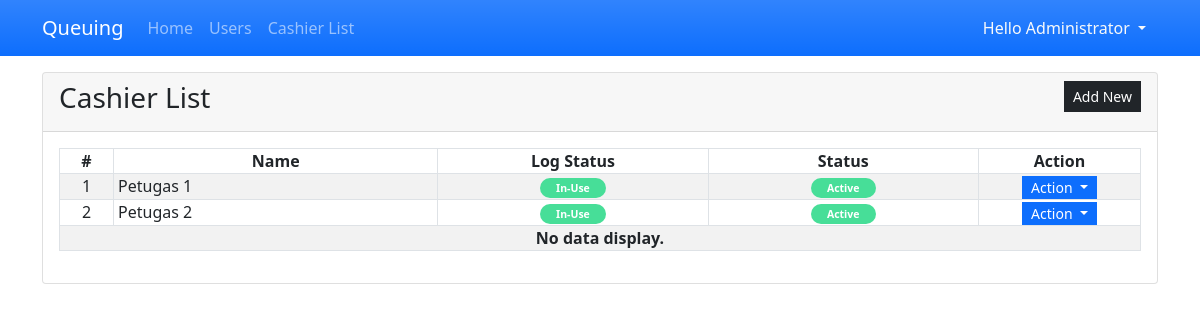
The app's page /?page=cashiers (signed in), older data.
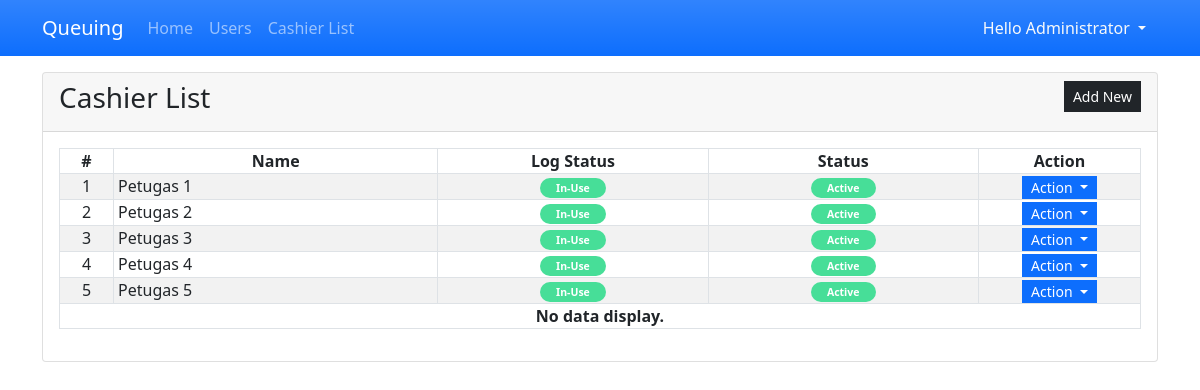
The same page, newer data.
### tables this page shows
CREATE TABLE `cashier_list` (
            `cashier_id` INTEGER NOT NULL PRIMARY KEY AUTOINCREMENT,
            `name` TEXT NOT NULL,
            `log_status` INTEGER NOT NULL DEFAULT 0,
            `status` INTEGER NOT NULL DEFAULT 1
        );

### cashiers.php (the view, shortened to what this page needs)
<div class="card">
    <div class="card-header d-flex justify-content-between">
        <h3 class="card-title">Cashier List</h3>
        <div class="card-tools align-middle">
            <button class="btn btn-dark btn-sm py-1 rounded-0" type="button" id="create_new">Add New</button>
        </div>
    </div>
    <div class="card-body">
        <table class="table table-hover table-striped table-bordered">
            <colgroup>
                <col width="5%">
                <col width="30%">
                <col width="25%">
                <col width="25%">
                <col width="15%">
            </colgroup>
            <thead>
                <tr>
                    <th class="text-center p-0">#</th>
                    <th class="text-center p-0">Name</th>
                    <th class="text-center p-0">Log Status</th>
                    <th class="text-center p-0">Status</th>
                    <th class="text-center p-0">Action</th>
                </tr>
            </thead>
            <tbody>
                <?php
                $sql = "SELECT * FROM `cashier_list`  order by `name` asc";
                $qry = $conn->query($sql);
                $i = 1;
                    while($row = $qry->fetchArray()):
                ?>
                <tr>
                    <td class="text-center p-0"><?php echo $i++; ?></td>
                    <td class="py-0 px-1"><?php echo $row['name'] ?></td>
                    <td class="py-0 px-1 text-center">
                        <?php
                            if($row['log_status'] == 1){
                                echo  '<span class="py-1 px-3 badge rounded-pill bg-success"><small>In-Use</small></span>';
                            }else{
                                echo  '<span class="py-1 px-3 badge rounded-pill bg-danger"><small>Not In-Use</small></span>';
                            }
                        ?>
                    </td>
                    <td class="py-0 px-1 text-center">
                        <?php
                            if($row['status'] == 1){
                                echo  '<span class="py-1 px-3 badge rounded-pill bg-success"><small>Active</small></span>';
                            }else{
                                echo  '<span class="py-1 px-3 badge rounded-pill bg-danger"><small>In-Active</small></span>';
                            }
                        ?>
                    </td>
                    <th class="text-center py-0 px-1">
                        <div class="btn-group" role="group">
                            <button id="btnGroupDrop1" type="button" class="btn btn-primary dropdown-toggle btn-sm rounded-0 py-0" data-bs-toggle="dropdown" aria-expanded="false">
                            Action
                            </button>
                        </div>
                    </th>
                </tr>
                <?php endwhile; ?>
                <?php if(!$qry->fetchArray()): ?>
                    <tr>
                        <th class="text-center p-0" colspan="5">No data display.</th>
                    </tr>
                <?php endif; ?>
            </tbody>
        </table>
    </div>
</div>

### index.php (shortened to what this page needs)
<?php
$page = isset($_GET['page']) ? $_GET['page'] : 'home';
?>
<!DOCTYPE html>
<html lang="en">
<head>
    <link rel="stylesheet" href="./Font-Awesome-master/css/all.min.css">
    <link rel="stylesheet" href="./css/bootstrap.min.css">
    <link rel="stylesheet" href="./select2/css/select2.min.css">
    <link rel="stylesheet" href="./DataTables/datatables.min.css">
</head>
<body>
    <main>
    <nav class="navbar navbar-expand-lg navbar-dark bg-primary bg-gradient" id="topNavBar">
        <div class="container">
            <a class="navbar-brand" href="./">
            Queuing
            </a>
            <div class="collapse navbar-collapse" id="navbarNav">
                <ul class="navbar-nav">
                    <li class="nav-item">
                        <a class="nav-link <?php echo ($page == 'home')? 'active' : '' ?>" aria-current="page" href="./">Home</a>
                    </li>
                    <li class="nav-item">
                        <a class="nav-link <?php echo ($page == 'users')? 'active' : '' ?>" aria-current="page" href="./?page=users">Users</a>
                    </li>
                    <li class="nav-item">
                        <a class="nav-link" href="./?page=cashiers">Cashier List</a>
                    </li>
                </ul>
            </div>
            <div>
            <div class="dropdown">
                <button class="btn btn-secondary dropdown-toggle bg-transparent  text-light border-0" type="button" id="dropdownMenuButton1" data-bs-toggle="dropdown" aria-expanded="false">
                    Hello <?php echo $_SESSION['fullname'] ?>
                </button>
            </div>
            </div>
        </div>
    </nav>
    <div class="container py-3" id="page-container">
        <?php
            include $page.'.php';
        ?>
    </div>
    </main>
</body>
</html>

### index.php (style rules this page uses)
:root { --bs-success-rgb:71, 222, 152 !important; }
html,body { height:100%; width:100%; }
main { height:100%; display:flex; flex-flow:column; }
#page-container { flex: 1 1 auto; overflow:auto; }
#topNavBar { flex: 0 1 auto; }

Row changes from the older to the newer data that the page shows:
added cashier_list: name "Petugas 3", log_status "In-Use", status "Active"
added cashier_list: name "Petugas 4", log_status "In-Use", status "Active"
added cashier_list: name "Petugas 5", log_status "In-Use", status "Active"
